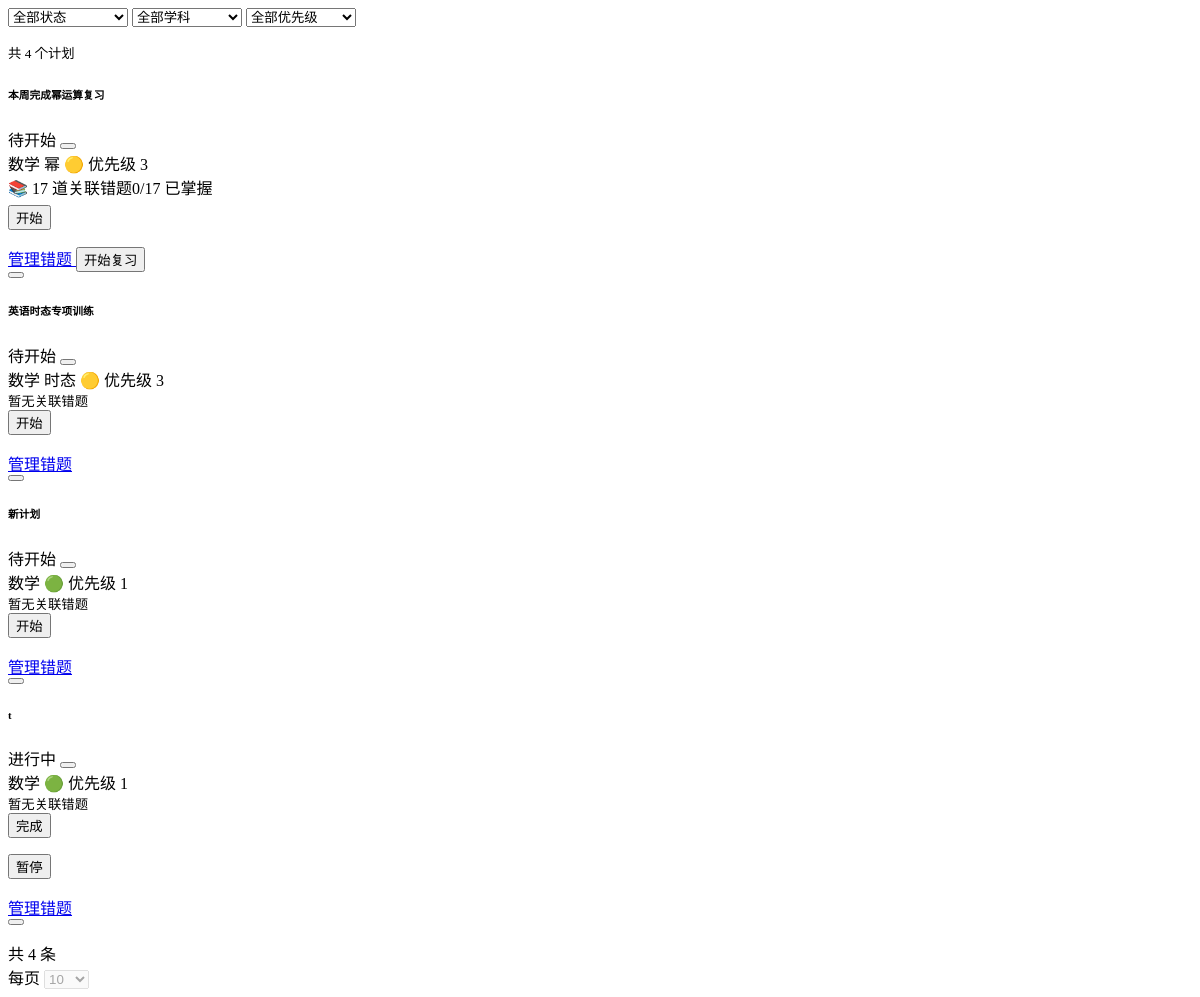
The page /api/study-plans/list (signed in) on the database as committed earlier.
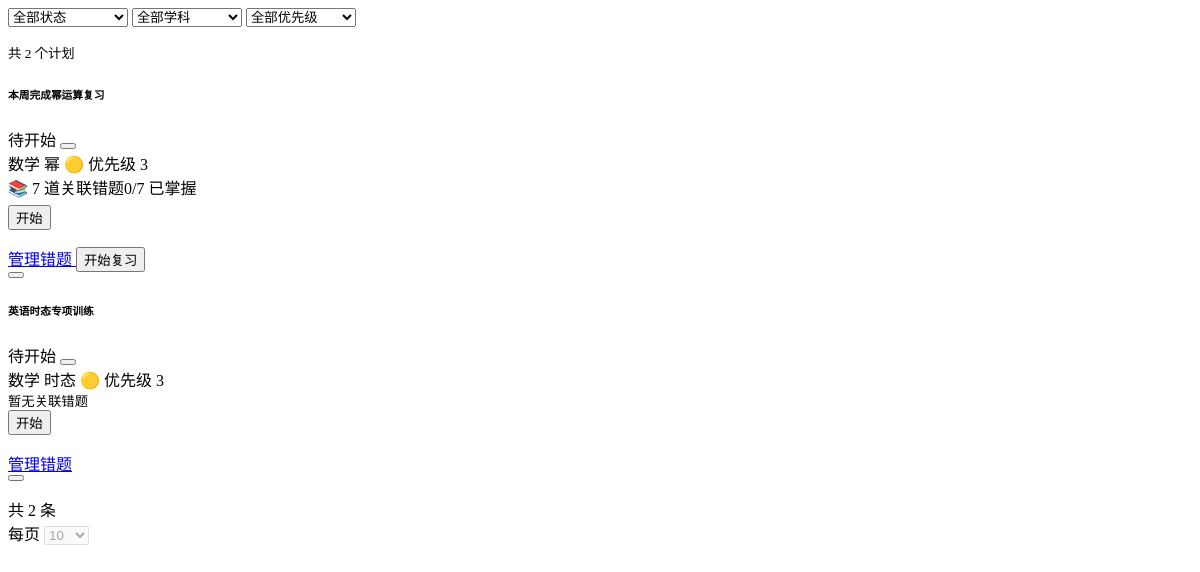
The same page on the database as committed later.
### tables this page shows
CREATE TABLE study_plans (
            id INTEGER PRIMARY KEY AUTOINCREMENT,
            uuid TEXT NOT NULL,
            title TEXT NOT NULL,
            description TEXT DEFAULT '',
            xueke TEXT DEFAULT '',
            zhishidian TEXT DEFAULT '',
            target_date DATE,
            priority INTEGER DEFAULT 1,
            status TEXT DEFAULT 'pending',
            created_at TIMESTAMP DEFAULT CURRENT_TIMESTAMP,
            completed_at TIMESTAMP
        );

### app.py (the view)
@app.route('/api/study-plans/list')
@login_required
def api_study_plans_list():
    month = request.args.get('month', date.today().strftime('%Y-%m'))
    page = request.args.get('page', 1, type=int)
    status_filter = request.args.get('status', '')
    xueke_filter = request.args.get('xueke', '')
    priority_filter = request.args.get('priority', '', type=int)
    page, per_page, offset = paginate(request, 12)
    where = ["status != 'deleted'", "(target_date LIKE ? OR target_date IS NULL OR target_date='')"]
    params = [month + '%']
    if status_filter:
        where.append('status = ?'); params.append(status_filter)
    if xueke_filter:
        where.append('xueke = ?'); params.append(xueke_filter)
    if priority_filter:
        where.append('priority >= ?'); params.append(priority_filter)
    where_sql = ' AND '.join(where)
    total = query_db(f"SELECT COUNT(*) as cnt FROM study_plans WHERE {where_sql}", params, one=True)['cnt']
    total_pages = max(1, (total + per_page - 1) // per_page)
    plans = query_db(
        f"SELECT * FROM study_plans WHERE {where_sql} ORDER BY priority DESC, target_date ASC LIMIT ? OFFSET ?",
        params + [per_page, offset])
    plans = rows_to_dicts(plans)
    plan_mistake_counts = {}
    plan_mastered_counts = {}
    for p in plans:
        cnt = query_db("SELECT COUNT(*) as c FROM plan_mistakes WHERE plan_id=?", (p['id'],), one=True)['c']
        if cnt == 0 and p['zhishidian']:
            cnt = query_db("SELECT COUNT(*) as c FROM mistake_records WHERE zhishidian LIKE ?", ('%'+p['zhishidian']+'%',), one=True)['c']
        plan_mistake_counts[p['id']] = cnt
        mastered = query_db("SELECT COUNT(*) as c FROM plan_mistakes pm JOIN mistake_records mr ON pm.mistake_id=mr.id WHERE pm.plan_id=? AND mr.status='mastered'", (p['id'],), one=True)['c']
        if mastered == 0 and p['zhishidian']:
            mastered = query_db("SELECT COUNT(*) as c FROM mistake_records WHERE zhishidian LIKE ? AND status='mastered'", ('%'+p['zhishidian']+'%',), one=True)['c']
        plan_mastered_counts[p['id']] = mastered
    return render_template('study_plan_list.html',
        plans=plans, plan_mistake_counts=plan_mistake_counts,
        plan_mastered_counts=plan_mastered_counts,
        subjects=Config.get_subjects(),
        page=page, total_pages=total_pages, total=total,
        month=month, status_filter=status_filter,
        xueke_filter=xueke_filter, priority_filter=priority_filter, per_page=per_page)

### app.py (called while the page is built, shortened)
@app.after_request
def add_security_headers(resp):
    resp.headers['X-Frame-Options'] = 'DENY'
    resp.headers['X-Content-Type-Options'] = 'nosniff'
    resp.headers['Referrer-Policy'] = 'strict-origin-when-cross-origin'
    return resp

@app.before_request
def csrf_check():
    if 'csrf_token' not in session:
        session['csrf_token'] = str(uuid_mod.uuid4())
    if request.method in ('GET', 'HEAD', 'OPTIONS'):
        return

def login_required(f):
    @wraps(f)
    def decorated(*a, **kw):
        if 'user_id' not in session:
            return redirect(url_for('login', next=request.path))
        return f(*a, **kw)
    return decorated

@app.before_request
def before_request():
    g.user_uuid = get_or_create_uuid()
    g.username = session.get('username', '')

### config.py (called while the page is built)
    @staticmethod
    def get_subjects():
        try:
            from database import query_db
            rows = query_db("SELECT name FROM base_data WHERE category='subject' ORDER BY sort_order")
            if rows:
                return [r['name'] for r in rows]
        except Exception:
            pass
        return Config.SUBJECTS

### database.py (called while the page is built)
def rows_to_dicts(rows):
    return [dict(r) for r in rows]

### templates/study_plan_list.html (shortened to what the changed rows need)
<div class="d-flex justify-content-between align-items-center mb-3 flex-wrap gap-2">
    <form id="plan-filter-form" class="d-flex flex-wrap gap-2 align-items-end" onsubmit="return false">
        <select name="status" class="form-select form-select-sm" style="width:120px" onchange="loadPlans()">
        </select>
        <select name="xueke" class="form-select form-select-sm" style="width:110px" onchange="loadPlans()">
        </select>
        <select name="priority" class="form-select form-select-sm" style="width:110px" onchange="loadPlans()">
        </select>
    </form>
    <small class="text-muted">共 {{ total }} 个计划</small>
</div>
<div class="row g-3">
    {% if plans %}
    {% for plan in plans %}
    <div class="col-md-6 col-lg-4">
        <div class="card h-100 shadow-sm plan-card" id="plan-{{ plan['id'] }}">
            <div class="card-body">
                <div class="d-flex justify-content-between align-items-start mb-2">
                    <h6 class="fw-bold mb-0">{{ plan['title'] }}</h6>
                    <div class="d-flex gap-1">
                        <span class="badge bg-{{ 'success' if plan['status'] == 'completed' else 'warning' if plan['status'] in ('in_progress','paused') else 'secondary' if plan['status'] == 'cancelled' else 'info' }}">
                            {{ {'pending': '待开始', 'in_progress': '进行中', 'completed': '已完成', 'cancelled': '已取消', 'paused': '已暂停'}.get(plan['status'], plan['status']) }}
                        </span>
                        <button class="btn btn-outline-secondary btn-sm py-0 px-1" title="编辑计划"
                                onclick="editPlan({{ plan['id'] }}, '{{ plan['title']|e }}', '{{ (plan['description'] or '')|e }}', '{{ plan['xueke'] }}', '{{ plan['zhishidian'] }}', '{{ plan['target_date'] or '' }}', {{ plan['priority'] }})">
                        </button>
                    </div>
                </div>
                <div class="d-flex flex-wrap gap-1 mb-2">
                    {% if plan['xueke'] %}
                    <span class="badge bg-primary">{{ plan['xueke'] }}</span>
                    {% endif %}
                    {% if plan['zhishidian'] %}
                    <span class="knowledge-badge">{{ plan['zhishidian'] }}</span>
                    {% endif %}
                    <span class="badge bg-light text-dark">
                        {% if plan['priority'] >= 4 %}🔴{% elif plan['priority'] >= 2 %}🟡{% else %}🟢{% endif %}
                        优先级 {{ plan['priority'] }}
                    </span>
                </div>
                {% set mc = plan_mistake_counts.get(plan['id'], 0) %}
                {% set md = plan_mastered_counts.get(plan['id'], 0) %}
                {% if mc > 0 %}
                <div class="mt-1">
                    <div class="d-flex justify-content-between small text-muted">
                        <span>📚 {{ mc }} 道关联错题</span><span>{{ md }}/{{ mc }} 已掌握</span>
                    </div>
                    <div class="progress" style="height:6px;border-radius:3px;">
                    </div>
                </div>
                {% else %}
                <div class="mt-1"><small class="text-muted"> 暂无关联错题</small></div>
                {% endif %}
                <div class="mt-2 d-flex flex-wrap gap-1">
                    {% if plan['status'] == 'pending' %}
                    <form method="POST" action="{{ url_for('update_study_plan', plan_id=plan['id']) }}" class="d-inline">
                        <button class="btn btn-warning btn-sm"> 开始</button>
                    </form>
                    {% elif plan['status'] == 'in_progress' %}
                    <form method="POST" action="{{ url_for('update_study_plan', plan_id=plan['id']) }}" class="d-inline">
                        <button class="btn btn-success btn-sm"> 完成</button>
                    </form>
                    <form method="POST" action="{{ url_for('pause_study_plan', plan_id=plan['id']) }}" class="d-inline">
                        <button class="btn btn-outline-secondary btn-sm"> 暂停</button>
                    </form>
                    {% elif plan['status'] == 'paused' %}
                    <form method="POST" action="{{ url_for('resume_study_plan', plan_id=plan['id']) }}" class="d-inline">
                        <input type="hidden" name="csrf_token" value="{{ session.get('csrf_token', '') }}">
                        <button class="btn btn-warning btn-sm"><i class="bi bi-play-fill"></i> 恢复</button>
                    </form>
                    {% endif %}
                    <a href="{{ url_for('plan_mistakes', plan_id=plan['id']) }}" class="btn btn-outline-primary btn-sm">
                         管理错题
                    </a>
                    {% if mc > 0 %}
                    <button class="btn btn-outline-info btn-sm" onclick="reviewPlan({{ plan['id'] }})">
                         开始复习
                    </button>
                    {% endif %}
                    <form method="POST" action="{{ url_for('delete_study_plan', plan_id=plan['id']) }}" class="d-inline">
                        <button class="btn btn-outline-danger btn-sm" onclick="return confirm('确定删除「{{ plan['title'] }}」吗？')">
                        </button>
                    </form>
                </div>
            </div>
        </div>
    </div>
    {% endfor %}
    {% endif %}
</div>
<div class="d-flex justify-content-between align-items-center mt-3">
    <div class="text-muted small">共 {{ total }} 条{% if total_pages > 1 %}，第 {{ page }}/{{ total_pages }} 页{% endif %}</div>
    <div class="d-flex align-items-center gap-2">
        <span class="text-muted small">每页</span>
        <select class="form-select form-select-sm per-page-select" style="width:auto" onchange="loadPlans(1, this.value)" {% if total <= per_page and total_pages <= 1 %}disabled{% endif %}>
        </select>
    </div>
</div>

Rows that differ between the two databases and show on the page:
no longer on this page (row edited): study_plans: title "新计划", status "待开始", xueke "数学", priority "1", shows "暂无关联错题"
no longer on this page (row edited): study_plans: title "t", status "进行中", xueke "数学", priority "1", shows "暂无关联错题"
computed for study_plans "本周完成幂运算复习": id "17" → "7"
Other text that changed with them:
{{ total }}: "4" → "2"
